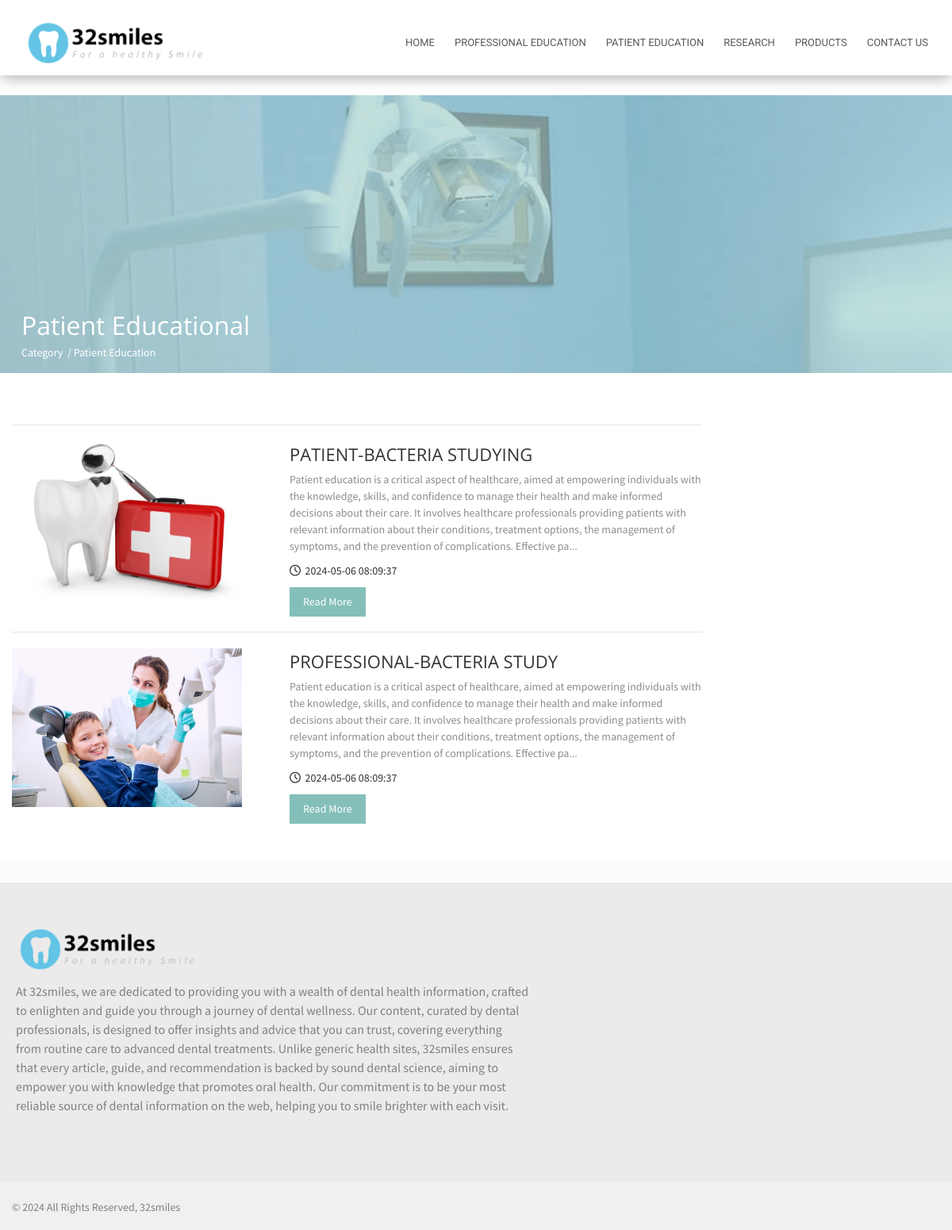
The page /patient-education/index.php on the database its author committed.
### tables this page shows
CREATE TABLE `posts` (
  `post_id` int(11) NOT NULL,
  `category_id` int(11) DEFAULT NULL,
  `post_title` varchar(80) DEFAULT NULL,
  `post_content` text DEFAULT NULL,
  `post_created_at` timestamp NOT NULL DEFAULT current_timestamp(),
  `post_updated_at` timestamp NOT NULL DEFAULT current_timestamp() ON UPDATE current_timestamp(),
  `post_is_deleted` tinyint(1) DEFAULT 0,
  CHECK (post_is_deleted BETWEEN 0 AND 1)
);

CREATE TABLE `media` (
  `media_id` int(11) NOT NULL,
  `media_type` varchar(50) DEFAULT NULL,
  `media_path` varchar(255) DEFAULT NULL,
  `media_text` text DEFAULT NULL,
  `media_created_at` timestamp NOT NULL DEFAULT current_timestamp(),
  `media_updated_at` timestamp NOT NULL DEFAULT current_timestamp() ON UPDATE current_timestamp(),
  `media_is_deleted` tinyint(1) DEFAULT 0,
  CHECK (media_is_deleted BETWEEN 0 AND 1)
);

### function.php (called while the page is built, shortened)
<?php
function convertImagePath($dbPath) {
    $newPath = str_replace('../../', '../', $dbPath);
    return $newPath;
}
function getPatientAllPosts()
{
    global $conn;
    $sql = "SELECT * FROM posts
    JOIN itemmedia ON posts.post_id = itemmedia.item_id
    JOIN media ON itemmedia.media_id = media.media_id
    JOIN category ON posts.category_id = category.category_id
    WHERE itemmedia.item_type = 'posts' && category.category_id = 2 && posts.post_is_deleted = 0;
    ";
    $stmt = $conn->prepare($sql);
    $stmt->execute();
    $result = $stmt->get_result();
    $rows = $result->fetch_all(MYSQLI_ASSOC);
    return $rows;
}

### patient-education/index.php (the view, shortened to what this page needs)
<?php
require_once('../function.php');
$rows=getPatientAllPosts();
?>
<!DOCTYPE html>
<html lang="en-US" class="no-js">
<head>
    <link rel="stylesheet" href="../css/bootstrap.min.css">
    <link rel="stylesheet" href="../css/styles.css">
    <link rel="stylesheet" href="../fonts/font-awesome/css/font-awesome.min.css">
</head>
<body>
<div class="wrapper">
    <div class="header">
        <div class="navbar">
            <nav id="mainNav" class="navbar navbar-default navbar-fixed-top">
                <div class="container">
                    <div class="navbar-header" >
                        <a class="navbar-brand" href="../../eProject-32smiles"><div class="logo-brand"><img src="../img/img-page/logo.png" alt=""></div></a>
                    </div>
                    <div class="collapse navbar-collapse" id="bs-example-navbar-collapse-1">
                        <ul class="nav navbar-nav navbar-right">
                            <li><a href="../../eProject-32smiles">HOME</a></li>
                            <li><a href="../professional-education">PROFESSIONAL EDUCATION</a></li>
                            <li><a href="../patient-education">PATIENT EDUCATION</a></li>
                            <li><a href="../research">RESEARCH</a></li>
                            <li><a href="../product">PRODUCTS</a></li>
                            <li><a href="../product">CONTACT US</a></li>
                        </ul>
                    </div>
                </div>
            </nav>
        </div>
    </div>
    <div class="pages-header">
        <div class="section-heading">
            <div class="section">
                <div class="span-title">
                    <h1>Patient Educational</h1>
                    <div class="page-map"><p>Category &nbsp;/&nbsp;Patient Education</p></div>
                </div>
            </div>
        </div>
    </div>
    <div class="main">
        <div class="section">
            <div class="row">
                <div class="col-md-9">
                    <?php foreach($rows as $row) { ?>
                        <hr class="line-post">
                        <div class="post-preview">
                            <div class="photo-preview">
                                <?php if ($row['media_type'] == 'image/png' ||  $row['media_type'] == 'image/jpg' || $row['media_type'] == 'image/jpeg'): ?>
                                    <img id="current_media" src="<?php echo convertImagePath($row['media_path']); ?>"
                                         alt="Current Media" style="width: 290px;height: 200px">
                                <?php endif; ?>
                            </div>
                            <div class="post-details">
                                <h5 class="post-title"><?php echo $row['post_title']; ?></h5>
                                <p class="post-text">
                                    <?php
                                    echo substr($row['post_content'], 0, 400);
                                    if(strlen($row['post_content']) > 255){
                                        echo "...";
                                    }
                                    ?>
                                </p>
                                <p class="author"><i class="fa fa-clock-o" aria-hidden="true"></i>&nbsp; <?php echo $row['post_created_at']; ?></p>
                                <p><a href="detail-patient.php?id=<?php echo $row['post_id']; ?>" ><button type="button" class="btn btn-primary">Read More</button></a></p>
                            </div>
                        </div>
                    <?php } ?>
                </div>
            </div>
        </div>
    </div>
</div>
<div class="footer">
    <div class="main">
        <div class="row" style="background-color: #eceaea">
            <div class="col-md-7 footer-info">
                <div class="about-footer">
                    <div class="logo-brand">
                        <img src="../img/img-page/logo.png" alt=""/>
                    </div>
                    <p>
                        At 32smiles, we are dedicated to providing you with a wealth of dental health information,
                        crafted to enlighten and guide you through a journey of dental wellness. Our content, curated by
                        dental professionals, is designed to offer insights and advice that you can trust, covering
                        everything from routine care to advanced dental treatments. Unlike generic health sites,
                        32smiles ensures that every article, guide, and recommendation is backed by sound dental
                        science, aiming to empower you with knowledge that promotes oral health. Our commitment is to be
                        your most reliable source of dental information on the web, helping you to smile brighter with
                        each visit.
                    </p>
                </div>
            </div>
        </div>
        <div class="bottom-footer">
            <div class="main">
                <div class="section">
                    <div class="column-left">
                        <p>© 2024 All Rights Reserved, 32smiles</p>
                    </div>
                </div>
            </div>
        </div>
    </div>
</div>
</body>
</html>

### css/styles.css (style rules this page uses)
html, body, div, span, applet, object, iframe, h1, h2, h3, h4, h5, h6, p, blockquote, pre, a, abbr, acronym, address, big, cite, code, del, dfn, em, img, ins, kbd, q, s, samp, small, strike, strong, sub, sup, tt, var, b, u, i, center, dl, dt, dd, ol, ul, li, fieldset, form, label, legend, table, caption, tbody, tfoot, thead, tr, th, td, article, aside, canvas, details, embed, figure, figcaption, footer, header, hgroup, menu, nav, output, ruby, section, summary, time, mark, audio, video { margin: 0; padding: 0; border: 0; font-size: 100%; font: inherit; }
article, aside, details, figcaption, figure, footer, header, hgroup, menu, nav, section { display: block; }
body { line-height: 1.5; overflow-x: hidden; }
ol, ul { list-style: none; }
a:link { text-decoration: none; }
h1 { font-size: 24px; font-family: 'Open Sans', sans-serif; }
h5 { font-size: 16px; font-family: 'Open Sans', sans-serif; }
p { font-size: 14px; font-family: 'Source Sans Pro', sans-serif; color: #8c8c8c; }
.btn { display: inline-block; padding: 7px 16px; margin-bottom: 0; font-size: 14px; font-weight: normal; line-height: 1.5; text-align: center; white-space: nowrap; vertical-align: middle; -ms-touch-action: manipulation; touch-action: manipulation; cursor: pointer; -webkit-user-select: none; -moz-user-select: none; -ms-user-select: none; user-select: none; background-image: none; border: 1px solid transparent; border-radius: 0px; font-family: 'Source Sans Pro', sans-serif; }
.btn-primary { color: #fff; background-color: #84BFB9; border-color: #84BFB9; transition: 0.3s; }
.container { background-color: transparent; padding-top: 10px; }
.logo-brand { width: 230px; margin-top: -12px; transition: 0.5s; }
.logo-brand img { width: 100%; }
.navbar-default { border-color: transparent; box-shadow: 0px 6px 16px -2px rgba(0, 0, 0, 0.3); }
.navbar-default .navbar-nav > li > a { color: #595959; font-size: 13px; -webkit-transition-property: width; -webkit-transition-duration: 5s; transition-property: color; transition-duration: 0.4s; padding-left: 10px; transition: 0.5s; font-family: 'Roboto', sans-serif; margin-top: 4px; }
.navbar-fixed-top { background: #FFF; }
@media (min-width: 768px) { .navbar-default { -webkit-transition: all .35s; -moz-transition: all .35s; transition: all .35s; padding: 15px 0; } }
.wrapper { width: 100%; height: auto; overflow-x: hidden; }
.main { margin: 30px 0px 30px 0px; }
.section { padding: 15px; margin: 0px auto 0px auto; }
@media (min-width: 1200px) { .section { width: 1200px; } }
.header { height: 120px; background: #FFF; }
.footer { width: 100%; height: 100%; background: #FAFCFC; overflow: hidden; }
.footer .main { margin-bottom: 0px; }
.about-footer p { margin: 15px 0px 15px 0px; font-size: 16px; color: #808080; }
.column-left { float: left; padding: 6px 0px 6px 0px; }
.bottom-footer { height: 60px; background: #f0f0f0; color: #FFF; }
.column-left p { color: #808080; }
.bottom-footer .main { margin-top: 0px; }
@media (min-width: 1200px) { .about-footer { width: 730px; float: right; padding: 50px 0px 50px 0px; } }
@media (max-width: 1200px) { .about-footer { width: 100%; float: none; padding: 70px 20px 70px 20px; } }
.pages-header { background-image: url("../img/img-page/medical3.jpg"); height: 350px; background-attachment: fixed; background-position: center; background-repeat: no-repeat; background-size: cover; position: relative; }
.section-heading { width: 100%; position: absolute; bottom: 0; }
.span-title { padding: 0px 12px 0px 12px; }
.span-title h1 { color: #FFF; }
.span-title p { color: #FFF; }
.post-preview { clear: both; height: 220px; }
.photo-preview { float: left; margin-right: 20px; width: 330px; }
.photo-preview img { width: 100%; }
.post-details p { margin: 10px 0px 10px 0px; }
h5.post-title { text-transform: uppercase; }
p.post-text { margin: 5px 0px 5px 0px; }
p.author { font-size: 14px; font-weight: normal; color: #333; }
hr.line-post { width: 100%; border-top: 1px solid #e6e6e6; margin: 20px 0px 20px 0px; }
@media (min-width: 576px) { h1 { font-size: 24px; } }
@media (min-width: 576px) { h5 { font-size: 16px; } }
@media (min-width: 768px) { h1 { font-size: 26px; } }
@media (min-width: 768px) { h5 { font-size: 18px; } }
@media (min-width: 992px) { h1 { font-size: 32px; } }
@media (min-width: 992px) { h5 { font-size: 22px; } }

### rows shown on the page
posts: media.media_path (picture), post_title "PATIENT-BACTERIA STUDYING", post_content "Patient education is a critical aspect of healthcare, aimed at empowering individuals with the knowledge, skills, and confidence to manage their health and make informed decisions about their care. It involves healthcare professionals providing patients with relevant information about their conditions, treatment options, the management of symptoms, and the prevention of complications. Effective pa", post_created_at "2024-05-06 08:09:37"
posts: media.media_path (picture), post_title "PROFESSIONAL-BACTERIA STUDY", post_content "Patient education is a critical aspect of healthcare, aimed at empowering individuals with the knowledge, skills, and confidence to manage their health and make informed decisions about their care. It involves healthcare professionals providing patients with relevant information about their conditions, treatment options, the management of symptoms, and the prevention of complications. Effective pa", post_created_at "2024-05-06 08:09:37"
